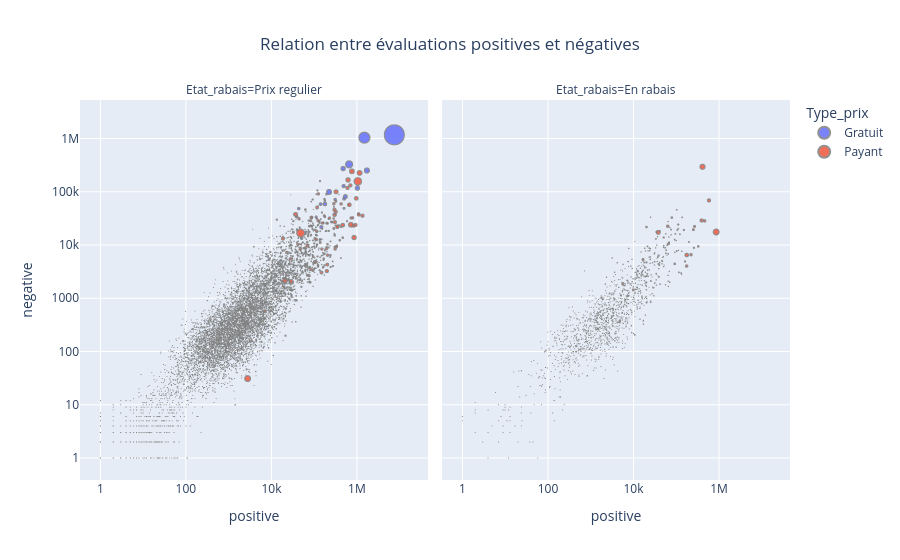

The code cell stored with this chart in its notebook:
### Markdown cell above
<div class="alert alert-warning" style="font-size:16px;">
<b>
3.2 Visualisez la relation entre les évaluations positives et négatives.
<br><br>
Utilisez Plotly Express pour créer un nuage de points (scatter plot) interactif.
<br><br>
- Sur l'axe X : positive
<br>
- Sur l'axe Y : negative
<br>
- Différenciez les points selon le type de prix (color='Type_prix')
<br>
- Faites varier la taille des points selon le nombre de joueurs simultanés (size='ccu')
<br>
- Creez des sous-graphiques (subplots) pour chaque état du rabais afin de comparer facilement les distributions
<br>
- Utilisez des axes logarithmiques pour mieux visualiser les jeux très populaires et les jeux plus modestes
<br>
- Pour mieux visualiser les petits points, ajoutez un contour gris à tous les points avec : 
fig.update_traces(marker=dict(line=dict(width=1, color='gray'), opacity=0.85))
<br><br>
Ajoutez un titre clair à la figure, centrez-le et affichez-la avec fig.show().
<br><br>
Indice : il est préferable de filtrer les jeux pour lesquels le nombre d'évaluations positives et negatives est strictement superieur à 0 avant de tracer le graphique.
</b>
</div>

### Code cell
# TODO Tracer le nuage de points interactif avec Plotly Express

# On filtre pour garder seulement les jeux avec éval pos et neg > 0
df_filtered = df_steam_clean[
    (df_steam_clean["positive"] > 0) & (df_steam_clean["negative"] > 0)
]

fig = px.scatter(
    df_filtered,
    x="positive",           # Axe X : éval pos
    y="negative",           # Axe Y : éval neg
    color="Type_prix",      # Couleur selon Gratuit ou Payant
    size="ccu",             # Taille du point selon nbr de ccu
    facet_col="Etat_rabais",# Sous-graphique par état du rabais
    log_x=True,             # Axe X en log
    log_y=True,             # Axe Y en log
    title="Relation entre évaluations positives et négatives"
)

# Ajoute un contour gris à chaque point pour mieux les distinguer
fig.update_traces(marker=dict(line=dict(width=1, color='gray'), opacity=0.85))

# Centre le titre
fig.update_layout(title_x=0.5)

fig.show()

### Figure 1 — Plotly figure (JSON) as saved in the notebook; plotly's stock layout.template omitted (floating-point values rounded to 4 significant figures; data arrays with more than 128 entries replaced by an {"elided": "..."} marker saying what was removed)
{"data": [{"hovertemplate": "Type_prix=Gratuit<br>Etat_rabais=Prix regulier<br>positive=%{x}<br>negative=%{y}<br>ccu=%{marker.size}<extra></extra>", "legendgroup": "Gratuit", "marker": {"color": "#636efa", "line": {"color": "gray", "width": 1}, "opacity": 0.85, "size": {"elided": "2053 int values"}, "sizemode": "area", "sizeref": 2535.0, "symbol": "circle"}, "mode": "markers", "name": "Gratuit", "showlegend": true, "type": "scattergl", "x": {"elided": "2053 int values"}, "xaxis": "x", "y": {"elided": "2053 int values"}, "yaxis": "y"}, {"hovertemplate": "Type_prix=Payant<br>Etat_rabais=Prix regulier<br>positive=%{x}<br>negative=%{y}<br>ccu=%{marker.size}<extra></extra>", "legendgroup": "Payant", "marker": {"color": "#EF553B", "line": {"color": "gray", "width": 1}, "opacity": 0.85, "size": {"elided": "6448 int values"}, "sizemode": "area", "sizeref": 2535.0, "symbol": "circle"}, "mode": "markers", "name": "Payant", "showlegend": true, "type": "scattergl", "x": {"elided": "6448 int values"}, "xaxis": "x", "y": {"elided": "6448 int values"}, "yaxis": "y"}, {"hovertemplate": "Type_prix=Payant<br>Etat_rabais=En rabais<br>positive=%{x}<br>negative=%{y}<br>ccu=%{marker.size}<extra></extra>", "legendgroup": "Payant", "marker": {"color": "#EF553B", "line": {"color": "gray", "width": 1}, "opacity": 0.85, "size": {"elided": "1299 int values"}, "sizemode": "area", "sizeref": 2535.0, "symbol": "circle"}, "mode": "markers", "name": "Payant", "showlegend": false, "type": "scattergl", "x": {"elided": "1299 int values"}, "xaxis": "x2", "y": {"elided": "1299 int values"}, "yaxis": "y2"}], "layout": {"annotations": [{"font": {}, "showarrow": false, "text": "Etat_rabais=Prix regulier", "x": 0.245, "xanchor": "center", "xref": "paper", "y": 1, "yanchor": "bottom", "yref": "paper"}, {"font": {}, "showarrow": false, "text": "Etat_rabais=En rabais", "x": 0.755, "xanchor": "center", "xref": "paper", "y": 1, "yanchor": "bottom", "yref": "paper"}], "legend": {"itemsizing": "constant", "title": {"text": "Type_prix"}, "tracegroupgap": 0}, "title": {"text": "Relation entre évaluations positives et négatives", "x": 0.5}, "xaxis": {"anchor": "y", "domain": [0, 0.49], "title": {"text": "positive"}, "type": "log"}, "xaxis2": {"anchor": "y2", "domain": [0.51, 1], "matches": "x", "title": {"text": "positive"}, "type": "log"}, "yaxis": {"anchor": "x", "domain": [0, 1], "title": {"text": "negative"}, "type": "log"}, "yaxis2": {"anchor": "x2", "domain": [0, 1], "matches": "y", "showticklabels": false, "type": "log"}}}
